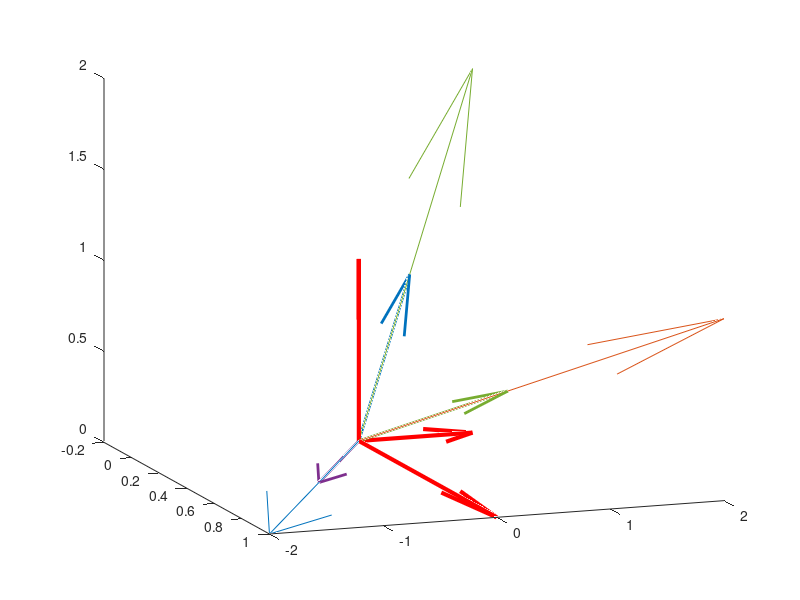
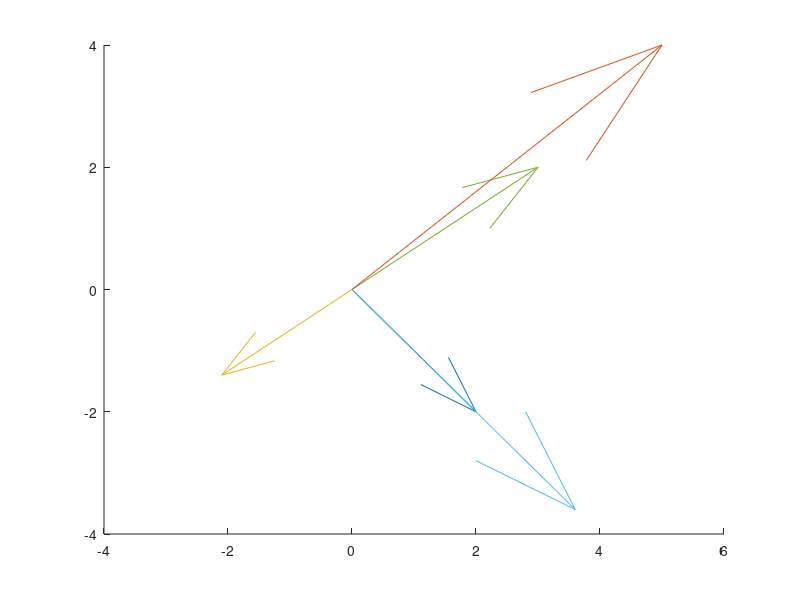

The MATLAB source for these figures, in order:
disp("Task01")
a = [1 1 3];
b = [2 2 5];
an = 2;
bn = 4;
if isequal([isequal(an*(a+b),an*a+an*b) isequal((an+bn)*a,an*a+bn*a) isequal(an*(bn*a),(an*bn)*a)], [1 1 1])
  disp("Everything is right")
else
  disp("There is a mistake")
end

disp("Task02")
a = [1 1 -1];
ax = (dot([1 0 0],a)/norm(a));
ay = (dot([0 1 0],a)/norm(a));
az = (dot([0 0 1],a)/norm(a));
if 0.999 < ax^2+ay^2+az^2 < 1.001
  "Fine"
end

b = [6 4];
ax = dot([1 0],b)/norm(b);
ay = dot([0 1],b)/norm(b);
if 0.999 < ax^2+ay^2 < 1.001
  "Fine"
end

disp("Task03")
a = [1 2 3];
b = [2 3 4];
c = [2 4 6];
if [(a+b==b+a) ((a+b)+c==a+(b+c))] == [1 1 1 1 1 1]
  disp("Everything is right")
else
  disp("There is a mistake")
end

if isequal([isequal(a+b,b+a) isequal((a+b)+c,a+(b+c))], [1 1])
  disp("Everything is right for the second time")
else
  disp("There is a mistake")
end

disp("Task04")
a = [2 2 3];
len_a=sqrt(a(1)^2+a(2)^2+a(3)^2)
len_a = norm(a)

b = [4 5];
len_b=sqrt(b(1)^2+b(2)^2)
len_b = norm(b)

disp("Task05")
a = [1 -2 0];
b = [0 1 2];
c = [1 2 1];
if det([a' b' c']') != 0
  disp("Векторы некомпланарны")
end
hold on
a=quiver3(0,0,0,1,-2,0,0)
b=quiver3(0,0,0,0,1,2,0)
c=quiver3(0,0,0,1,2,1,0)
x=quiver3(0,0,0,1,0,0,0, 'color', 'red', 'linewidth', 3)
y=quiver3(0,0,0,0,1,0,0, 'color', 'red', 'linewidth', 3)
z=quiver3(0,0,0,0,0,1,0, 'color', 'red', 'linewidth', 3)
orta=[1 -2 0]/norm([1 -2 0]);
orta=quiver3(0,0,0,orta(1),orta(2),orta(3),0, 'linewidth', 2)
ortb=[0 1 2]/norm([0 1 2]);
ortb=quiver3(0,0,0,ortb(1),ortb(2),ortb(3),0, 'linewidth', 2)
ortc=[1 2 1]/norm([1 2 1]);
ortc=quiver3(0,0,0,ortc(1),ortc(2),ortc(3),0, 'linewidth', 2)
view(70,15)
hold off;

disp("Task06")
p = [2 -2];
q = [3 2];
s=[5 4];
if (p./q)(1) != (p./q)(2)
  disp("Векторы неколлинеарны.")
end
figure()
hold on;
quiver(0,0,2,-2,0)
quiver(0,0,3,2,0)
mp = p*([2 -2;3 2]\s')(1);
nq = q*([2 -2;3 2]\s')(2);
quiver(0,0,5,4,0)
quiver(0,0,mp(1),mp(2),0)
quiver(0,0,nq(1),nq(2),0)
